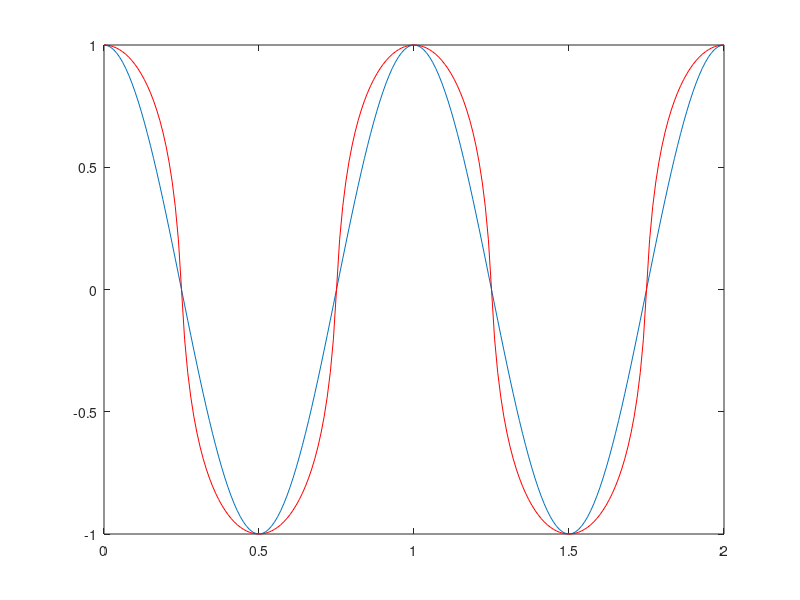
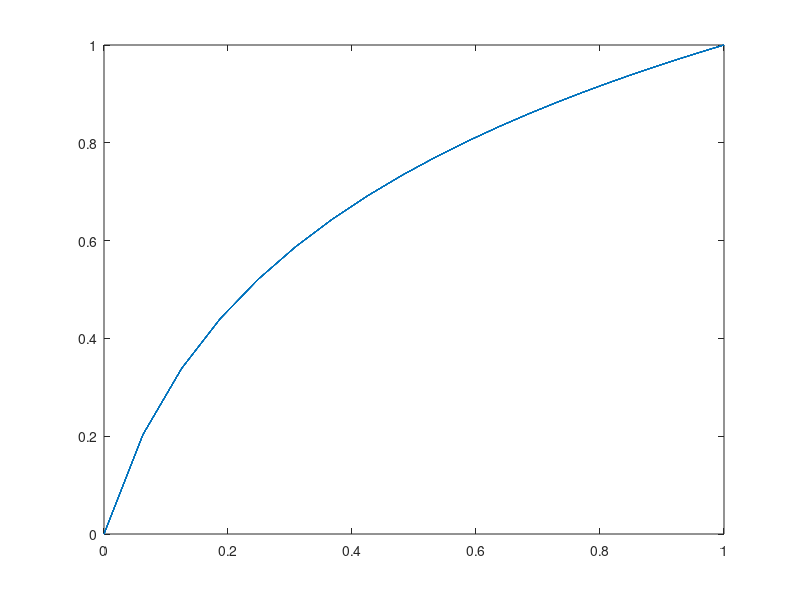

These charts were generated, in order, by the following MATLAB code: (Note: this script raises an error after producing the figures.)
Am = 100;
fm = 1;
Tm = 1/fm;
Ts = 1/100*Tm;
t = 0:Ts:2*Tm;

m = Am * cos (2*pi*fm*t);
u = 10;
Mmax  = max(abs(m));
Cx = (log(1+u*abs(m/Mmax))./log(1+u)).*sign(m);
Cx = max(Cx)*Cx;
%%normalization of output vector

figure(1)
plot(t,m/Mmax)
hold on
plot(t,Cx,'r')
hold off

figure(2)
plot(abs(m/Mmax),abs(Cx))

q=quantizer('fixed', 'Ceiling', 'saturate',[11,3]);
range(q)
mq = quantize(q, m);

figure(3)
plot(m, mq); title(tostring(q))
hold on
Cxq = quantize(q, Cx);
plot(Cx, Cxq,'r'); title(tostring(q))
hold off

figure(4)
plot(t,mq)
hold on
plot(t,m,'r')
hold off

figure(5)
plot(t,Cxq)
hold on
plot(t,Cx,'r')
hold off

figure(6)
plot(t,Cxq*100)
hold on
plot(t,mq,'r')
hold off

